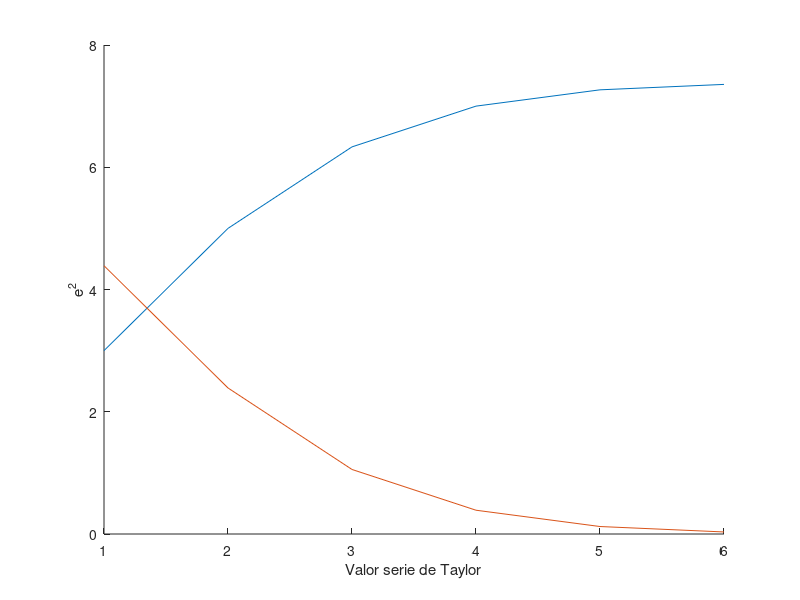

The MATLAB source for this figure:
function Sum_Taylor
  clc;
  clear all;
  i = 1;
  contador = 1;
  sum = 1;
  error = 0.11;
  while error > 0.1
    
    sum = sum + (2^i)/factorial(i)
    vecX(i) = i;
    vecY(i) = sum;
    vecE(i) = abs(e^2- sum)
    i = i+1;
    contador = contador+1;
    error = abs(sum - e^2);
  endwhile
  
  disp("La cantidad de terminos considerados es: ") , disp(contador)
  hold on;
  plot(vecX , vecY )
  xlabel("Valor serie de Taylor");
  ylabel("e^2");
  plot(vecX, vecE);
  hold off;
endfunction
